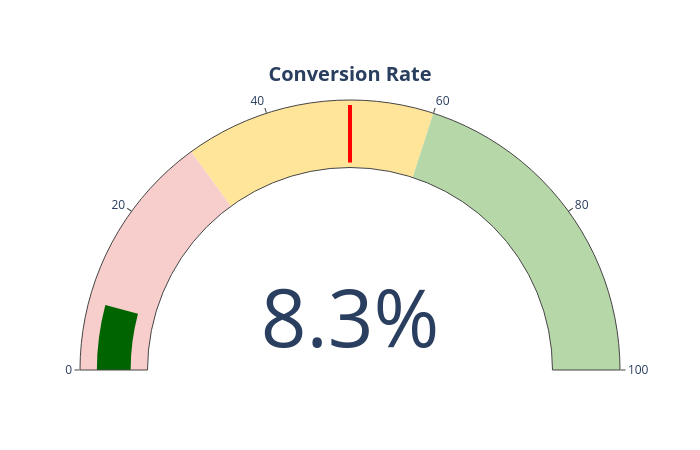

Notebook code cell kept with this figure:
### Code cell
import pandas as pd 
import plotly.graph_objects as go 

sheet_id = input("Enter Google Sheet ID: ")
sheet_name = input("Enter Sheet Name: ")
gid = input("Enter GID")
url = f"https://docs.google.com/spreadsheets/d/{sheet_id}/gviz/tq?tqx=out:csv&sheet={sheet_name}"
df = pd.read_csv(url)

df["Disposition"] = (
    df["Disposition"]
    .astype(str)
    .str.strip()
    .str.lower()
)

contacted_status = [
    "interested",
    "callback",
    "declined",
    "declined after follow up"
]

contacted_calls = df[df["Disposition"].isin(contacted_status)]

converted_calls = df[df["Disposition"] == "interested"]


total_contacted = len(contacted_calls)
total_converted = len(converted_calls)

if total_contacted > 0:
    conversion_rate = round((total_converted / total_contacted) * 100, 2)
else:
    conversion_rate = 0

print("Contacted Calls :", total_contacted)
print("Converted Calls :", total_converted)
print("Conversion Rate :", conversion_rate, "%")


fig = go.Figure(go.Indicator(

    mode="gauge+number",

    value=conversion_rate,

    number={'suffix': "%"},

    title={"text": "<b>Conversion Rate</b>"},

    gauge={

        'axis': {'range': [0, 100]},

        'bar': {'color': "darkgreen"},

        'steps': [

            {'range': [0, 30], 'color': "#F8CECC"},   
            {'range': [30, 60], 'color': "#FFE599"},  
            {'range': [60, 100], 'color': "#B6D7A8"}  

        ],

        'threshold': {

            'line': {'color': "red", 'width': 4},

            'value': 50

        }

    }

))

fig.update_layout(

    height=450,

    width=700,

    template="plotly_white"

)

fig.show()

### Figure 1 — Plotly figure (JSON) as saved in the notebook; plotly's stock layout.template omitted (floating-point values rounded to 4 significant figures)
{"data": [{"gauge": {"axis": {"range": [0, 100]}, "bar": {"color": "darkgreen"}, "steps": [{"color": "#F8CECC", "range": [0, 30]}, {"color": "#FFE599", "range": [30, 60]}, {"color": "#B6D7A8", "range": [60, 100]}], "threshold": {"line": {"color": "red", "width": 4}, "value": 50}}, "mode": "gauge+number", "number": {"suffix": "%"}, "title": {"text": "<b>Conversion Rate</b>"}, "type": "indicator", "value": 8.26}], "layout": {"height": 450, "width": 700}}
